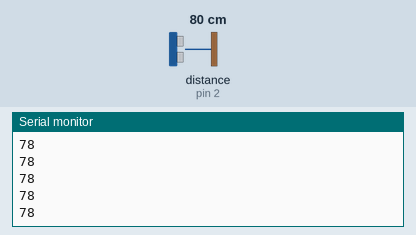
Recording of a sketch running on a simulated Arduino Uno, built with avr-gcc and run on an emulated ATmega328P. Shown: the last lines printed to the serial monitor. Wiring (inferred from the names in the program): ultrasonic range finder: trigger pin 2; echo pin 2. The inputs (shaded band) are chosen by the test bench; at power-on: distance to the obstacle (sensor on pin 2) 80 cm. The echo pulse lasts 58.3 µs per cm.

Above: at 1.2 s.
1.3 s: distance to the obstacle (sensor on pin 2) set to 2 cm
At 1.8 s:
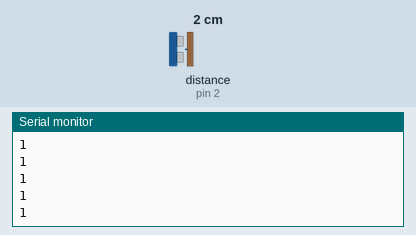
2.8 s: distance to the obstacle (sensor on pin 2) set to 4 cm
At 3.8 s:
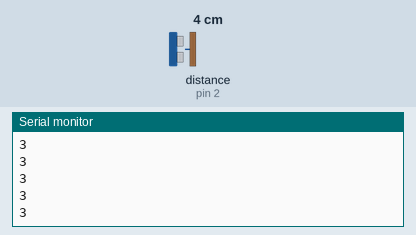
Timing chart, 0 to 5.8 s (numbered marks = the images above; inputs shaded):
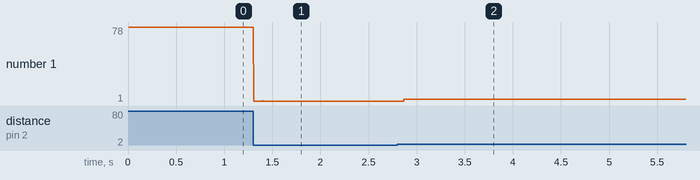

Measured:
- after the input at 1.3 s, the serial monitor: prints a new line at once (image 1)
- after the input at 2.8 s, the serial monitor: prints a new line after 0.07 s (image 2)
- plotted number 1: 78 → 1 after the input at 1.3 s, 1 → 3 after the input at 2.8 s

The sketch:

LineFollower.ino
```cpp
#include <MQUnifiedsensor.h>

/*
 * Demo line-following code for the Pololu Zumo Robot
 *
 * This code will follow a black line on a white background, using a
 * PID-based algorithm.  It works decently on courses with smooth, 6"
 * radius curves and has been tested with Zumos using 30:1 HP and
 * 75:1 HP motors.  Modifications might be required for it to work
 * well on different courses or with different motors.
 *
 * https://www.pololu.com/catalog/product/2506
 * https://www.pololu.com
 * https://forum.pololu.com
 */

#include <Wire.h>
#include <ZumoShield.h>

int sig = 2;
int distance;
long duration;

ZumoBuzzer buzzer;
ZumoReflectanceSensorArray reflectanceSensors;
ZumoMotors motors;
Pushbutton button(ZUMO_BUTTON);
int lastError = 0;

// This is the maximum speed the motors will be allowed to turn.
// (400 lets the motors go at top speed; decrease to impose a speed limit)
const int MAX_SPEED = 400;


void setup()
{
  Serial.begin(9600);
  // Play a little welcome song
//  buzzer.play(">g32>>c32");
//  Serial.println("Play thing");
  // Initialize the reflectance sensors module
//  reflectanceSensors.init();
//
//  // Wait for the user button to be pressed and released
//  button.waitForButton();
//
//  // Turn on LED to indicate we are in calibration mode
//  pinMode(13, OUTPUT);
//  digitalWrite(13, HIGH);
//
//  // Wait 1 second and then begin automatic sensor calibration
//  // by rotating in place to sweep the sensors over the line
//  delay(1000);
//  int i;
//  for(i = 0; i < 80; i++)
//  {
//    if ((i > 10 && i <= 30) || (i > 50 && i <= 70))
//      motors.setSpeeds(-200, 200);
//    else
//      motors.setSpeeds(200, -200);
//    reflectanceSensors.calibrate();
//
//    // Since our counter runs to 80, the total delay will be
//    // 80*20 = 1600 ms.
//    delay(20);
//  }
//  motors.setSpeeds(0,0);
//
//  // Turn off LED to indicate we are through with calibration
//  digitalWrite(13, LOW);
//  buzzer.play(">g32>>c32");
//
//  // Wait for the user button to be pressed and released
//  button.waitForButton();
//
//  // Play music and wait for it to finish before we start driving.
//  buzzer.play("L16 cdegreg4");
//  while(buzzer.isPlaying());
}

void loop()
{
//  unsigned int sensors[6];
//
//  // Get the position of the line.  Note that we *must* provide the "sensors"
//  // argument to readLine() here, even though we are not interested in the
//  // individual sensor readings
//  int position = reflectanceSensors.readLine(sensors);
//
//  // Our "error" is how far we are away from the center of the line, which
//  // corresponds to position 2500.
//  int error = position - 2500;
//
//  // Get motor speed difference using proportional and derivative PID terms
//  // (the integral term is generally not very useful for line following).
//  // Here we are using a proportional constant of 1/4 and a derivative
//  // constant of 6, which should work decently for many Zumo motor choices.
//  // You probably want to use trial and error to tune these constants for
//  // your particular Zumo and line course.
//  int speedDifference = error / 4 + 6 * (error - lastError);
//
//  lastError = error;
//
//  // Get individual motor speeds.  The sign of speedDifference
//  // determines if the robot turns left or right.
//  int m1Speed = MAX_SPEED + speedDifference;
//  int m2Speed = MAX_SPEED - speedDifference;
//
//  // Here we constrain our motor speeds to be between 0 and MAX_SPEED.
//  // Generally speaking, one motor will always be turning at MAX_SPEED
//  // and the other will be at MAX_SPEED-|speedDifference| if that is positive,
//  // else it will be stationary.  For some applications, you might want to
//  // allow the motor speed to go negative so that it can spin in reverse.
//  if (m1Speed < 0)
//    m1Speed = 0;
//  if (m2Speed < 0)
//    m2Speed = 0;
//  if (m1Speed > MAX_SPEED)
//    m1Speed = 20;
//  if (m2Speed > MAX_SPEED)
//    m2Speed = 20;
//
//  motors.setSpeeds(m1Speed, m2Speed);

  pinMode(sig, OUTPUT);

  digitalWrite(sig, LOW);
  delayMicroseconds(2);


  digitalWrite(sig, HIGH);
  delayMicroseconds(10);
  digitalWrite(sig, LOW);


  pinMode(sig, INPUT);
  duration = pulseIn(sig, HIGH);
  distance = duration*0.034/2;
  Serial.println(distance);
}
```
